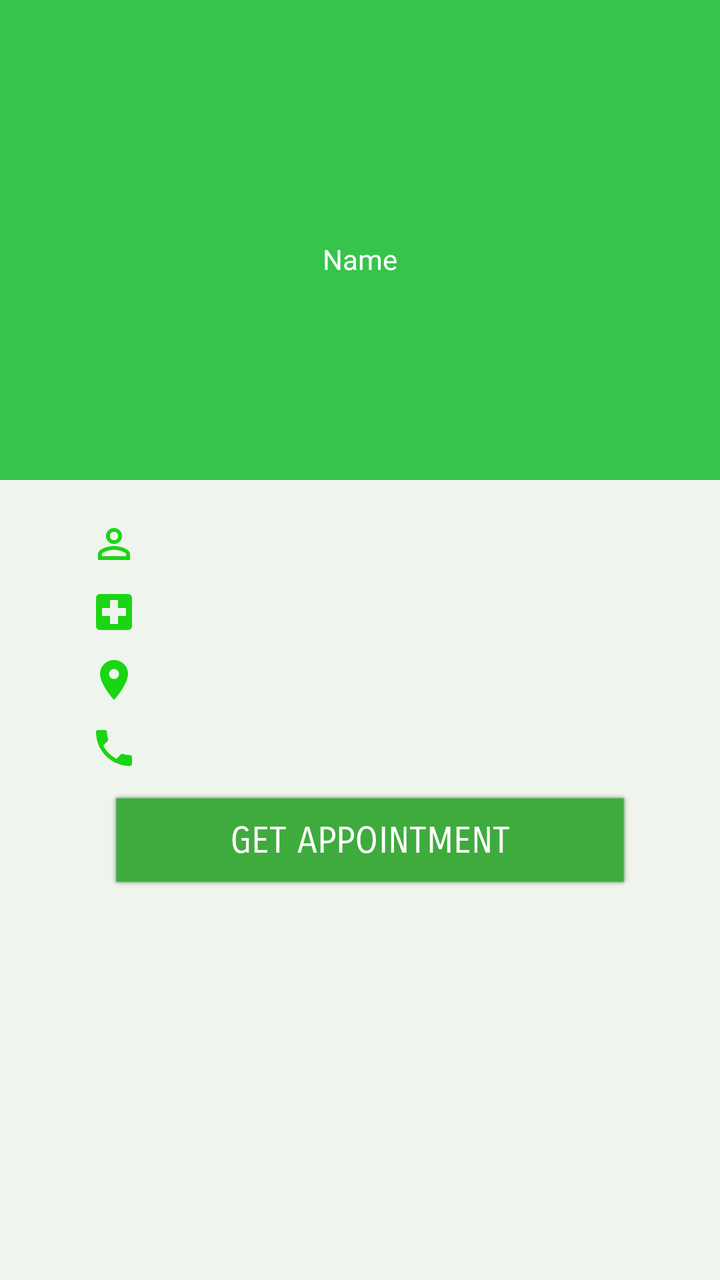
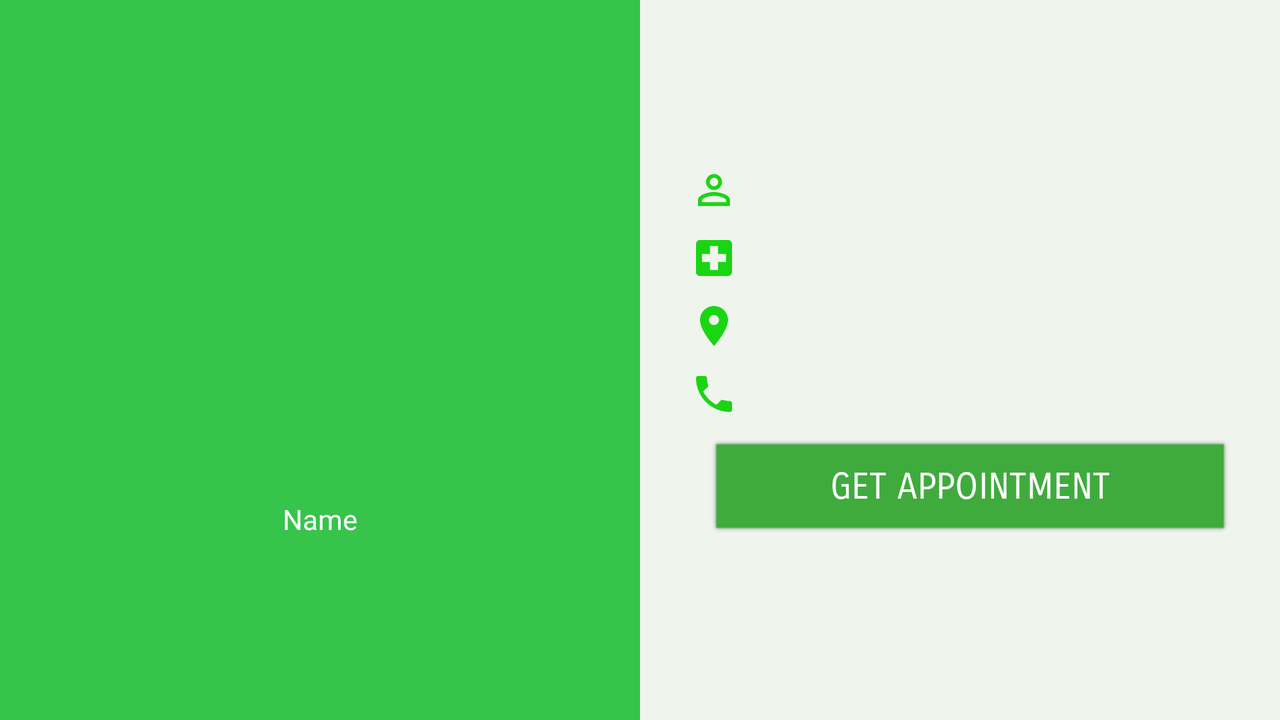

An Android layout and its configuration variant, each rendered on a device that would load it. The default file and the variant file are quoted in full after the pictures.
<!-- AndroidManifest.xml: activity theme AppTheme1 -->
<!-- res/layout/activity_hospital_detail.xml -->
<?xml version="1.0" encoding="utf-8"?>
<android.support.design.widget.CoordinatorLayout xmlns:android="http://schemas.android.com/apk/res/android"
    xmlns:app="http://schemas.android.com/apk/res-auto"
    android:id="@+id/hospitalDetail"
    android:layout_width="match_parent"
    android:layout_height="match_parent"
    android:background="@color/loginCream"
    android:fitsSystemWindows="true">

    <RelativeLayout
        android:layout_width="match_parent"
        android:layout_height="match_parent">
        <android.support.design.widget.AppBarLayout
            android:id="@+id/appbar"
            android:layout_width="match_parent"
            android:layout_height="240dp"
            android:fitsSystemWindows="true"
            app:elevation="0dp"
            android:theme="@style/AppTheme.AppBarOverlay">

            <android.support.design.widget.CollapsingToolbarLayout
                android:id="@+id/collapsing_toolbar"
                android:layout_width="match_parent"
                android:layout_height="match_parent"
                android:fitsSystemWindows="true"
                app:contentScrim="?attr/colorPrimary"
                app:expandedTitleMarginEnd="64dp"
                app:expandedTitleMarginStart="48dp"
                app:expandedTitleTextAppearance="@android:color/transparent"
                app:layout_scrollFlags="exitUntilCollapsed">

                <RelativeLayout
                    android:layout_width="match_parent"
                    android:layout_height="match_parent">

                    <ImageView
                        android:id="@+id/doctorPicture"
                        android:layout_width="100dp"
                        android:layout_height="100dp"
                        android:layout_centerHorizontal="true"
                        android:background="@drawable/userplaceholder"
                        android:scaleType="center" />

                    <TextView
                        android:id="@+id/doctorName"
                        android:layout_width="wrap_content"
                        android:layout_height="30dp"
                        android:text="Name"
                        android:layout_centerHorizontal="true"
                        android:layout_below="@id/doctorPicture"
                        android:layout_marginBottom="20dp"
                        android:layout_marginTop="20dp"
                        android:textColor="@android:color/white"/>

                </RelativeLayout>


            </android.support.design.widget.CollapsingToolbarLayout>

        </android.support.design.widget.AppBarLayout>

        <include
            layout="@layout/hospital_detail_lower"
            android:layout_below="@id/appbar"
            android:layout_height="wrap_content"
            android:layout_centerHorizontal="true"
            android:layout_marginTop="20dp"
            android:layout_width="wrap_content"/>
    </RelativeLayout>

</android.support.design.widget.CoordinatorLayout>
<!-- res/layout/hospital_detail_lower.xml (included above) -->
<?xml version="1.0" encoding="utf-8"?>
<RelativeLayout android:layout_width="match_parent"
    android:layout_height="match_parent"
    xmlns:android="http://schemas.android.com/apk/res/android">

    <LinearLayout
        xmlns:android="http://schemas.android.com/apk/res/android" android:layout_width="wrap_content"
        android:layout_height="wrap_content"
        android:layout_centerHorizontal="true"
        android:layout_centerVertical="true"
        android:background="@color/loginCream"
        android:orientation="vertical">

        <TextView
            android:id="@+id/doctorTitle"
            android:layout_width="270dp"
            android:layout_height="0dp"
            android:drawableStart="@drawable/ic_perm_identity_black_24dp"
            android:drawableLeft="@drawable/ic_perm_identity_black_24dp"
            android:layout_weight="1"
            android:layout_marginBottom="10dp"/>
        <TextView
            android:id="@+id/hospitalName"
            android:layout_width="270dp"
            android:layout_height="0dp"
            android:drawableStart="@drawable/ic_local_hospital_black_24dp"
            android:drawableLeft="@drawable/ic_local_hospital_black_24dp"
            android:layout_weight="1"
            android:layout_marginBottom="10dp"/>

        <TextView
            android:id="@+id/hospitalAddress"
            android:layout_width="270dp"
            android:layout_height="0dp"
            android:drawableStart="@drawable/ic_location_on_black_24dp"
            android:drawableLeft="@drawable/ic_location_on_black_24dp"
            android:layout_weight="1"
            android:layout_marginBottom="10dp"/>

        <TextView
            android:id="@+id/doctorPhone"
            android:layout_width="270dp"
            android:layout_height="0dp"
            android:paddingRight="10dp"
            android:drawableStart="@drawable/ic_phone_black_24dp"
            android:drawableLeft="@drawable/ic_phone_black_24dp"
            android:layout_weight="1"
            android:layout_marginBottom="10dp"/>

        <LinearLayout
            android:layout_width="270dp"
            android:layout_height="wrap_content"
            android:orientation="vertical"
            android:layout_marginBottom="10dp">

            <Button
                android:id="@+id/getAppointment"
                android:layout_width="match_parent"
                android:layout_height="wrap_content"
                android:elevation="3dp"
                android:textSize="18sp"
                android:background="@drawable/shadowlightgreen"
                android:text="Get Appointment"
                android:layout_marginLeft="10dp"
                android:fontFamily="sans-serif-smallcaps"
                android:textColor="@android:color/white"/>

        </LinearLayout>

    </LinearLayout>

</RelativeLayout>
<!-- resources referenced by this layout -->
<resources>
  <color name="loginCream">#eff5ed</color>
  <!-- drawable ic_local_hospital_black_24dp (drawable) -->
  <vector xmlns:android="http://schemas.android.com/apk/res/android"
          android:width="24dp"
          android:height="24dp"
      android:tint="#1AD513"
          android:viewportWidth="24.0"
          android:viewportHeight="24.0">
      <path
          android:fillColor="#FF000000"
          android:pathData="M19,3L5,3c-1.1,0 -1.99,0.9 -1.99,2L3,19c0,1.1 0.9,2 2,2h14c1.1,0 2,-0.9 2,-2L21,5c0,-1.1 -0.9,-2 -2,-2zM18,14h-4v4h-4v-4L6,14v-4h4L10,6h4v4h4v4z"/>
  </vector>
  <!-- drawable ic_location_on_black_24dp (drawable) -->
  <vector android:autoMirrored="true" android:height="24dp"
      android:tint="#1AD513" android:viewportHeight="24.0"
      android:viewportWidth="24.0" android:width="24dp" xmlns:android="http://schemas.android.com/apk/res/android">
      <path android:fillColor="#FF000000" android:pathData="M12,2C8.13,2 5,5.13 5,9c0,5.25 7,13 7,13s7,-7.75 7,-13c0,-3.87 -3.13,-7 -7,-7zM12,11.5c-1.38,0 -2.5,-1.12 -2.5,-2.5s1.12,-2.5 2.5,-2.5 2.5,1.12 2.5,2.5 -1.12,2.5 -2.5,2.5z"/>
  </vector>
  <!-- drawable ic_perm_identity_black_24dp (drawable) -->
  <vector android:autoMirrored="true" android:height="24dp"
      android:tint="#1AD513" android:viewportHeight="24.0"
      android:viewportWidth="24.0" android:width="24dp" xmlns:android="http://schemas.android.com/apk/res/android">
      <path android:fillColor="#FF000000" android:pathData="M12,5.9c1.16,0 2.1,0.94 2.1,2.1s-0.94,2.1 -2.1,2.1S9.9,9.16 9.9,8s0.94,-2.1 2.1,-2.1m0,9c2.97,0 6.1,1.46 6.1,2.1v1.1L5.9,18.1L5.9,17c0,-0.64 3.13,-2.1 6.1,-2.1M12,4C9.79,4 8,5.79 8,8s1.79,4 4,4 4,-1.79 4,-4 -1.79,-4 -4,-4zM12,13c-2.67,0 -8,1.34 -8,4v3h16v-3c0,-2.66 -5.33,-4 -8,-4z"/>
  </vector>
  <!-- drawable ic_phone_black_24dp (drawable) -->
  <vector android:autoMirrored="true" android:height="24dp"
      android:tint="#1AD513" android:viewportHeight="24.0"
      android:viewportWidth="24.0" android:width="24dp" xmlns:android="http://schemas.android.com/apk/res/android">
      <path android:fillColor="#FF000000" android:pathData="M6.62,10.79c1.44,2.83 3.76,5.14 6.59,6.59l2.2,-2.2c0.27,-0.27 0.67,-0.36 1.02,-0.24 1.12,0.37 2.33,0.57 3.57,0.57 0.55,0 1,0.45 1,1V20c0,0.55 -0.45,1 -1,1 -9.39,0 -17,-7.61 -17,-17 0,-0.55 0.45,-1 1,-1h3.5c0.55,0 1,0.45 1,1 0,1.25 0.2,2.45 0.57,3.57 0.11,0.35 0.03,0.74 -0.25,1.02l-2.2,2.2z"/>
  </vector>
  <!-- drawable shadowlightgreen: png bitmap (drawable, 608 bytes) -->
  <style name="AppTheme.AppBarOverlay" parent="ThemeOverlay.AppCompat.Dark.ActionBar" />
  <style name="AppTheme1" parent="Theme.AppCompat.Light.DarkActionBar">
          
          <item name="colorPrimary">@color/actionBar</item>
          <item name="colorPrimaryDark">@color/actionBar</item>
          <item name="colorAccent">@color/actionBar</item>
      </style>
  <color name="actionBar">#FF36C44B</color>
</resources>
<!-- res/layout-land/activity_hospital_detail.xml (the repository's variant of the layout above) -->
<!-- drawn on the phone turned sideways -->
<?xml version="1.0" encoding="utf-8"?>
<LinearLayout xmlns:tools="http://schemas.android.com/tools"
    android:layout_width="match_parent"
    android:layout_height="match_parent"
    android:background="@color/loginCream"
    android:orientation="horizontal"
    xmlns:android="http://schemas.android.com/apk/res/android">

    <RelativeLayout
        android:layout_width="0dp"
        android:layout_height="match_parent"
        android:layout_weight="1"
        android:background="@color/actionBar">

        <ImageView
            android:id="@+id/doctorPicture"
            android:layout_width="100dp"
            android:layout_height="100dp"
            android:layout_centerHorizontal="true"
            android:layout_centerVertical="true"
            android:background="@drawable/userplaceholder"
            android:scaleType="center" />

        <TextView
            android:id="@+id/doctorName"
            android:layout_width="wrap_content"
            android:layout_height="30dp"
            android:text="Name"
            android:layout_centerHorizontal="true"
            android:layout_below="@id/doctorPicture"
            android:layout_marginBottom="20dp"
            android:layout_marginTop="20dp"
            android:textColor="@android:color/white"/>

    </RelativeLayout>

    <RelativeLayout
        android:layout_width="0dp"
        android:layout_height="match_parent"
        android:background="@color/loginCream"
        android:layout_weight="1">
        <include
            layout="@layout/hospital_detail_lower"
            android:layout_width="wrap_content"
            android:layout_height="wrap_content"
            android:layout_centerHorizontal="true"
            android:layout_centerVertical="true"
            tools:layout_editor_absoluteX="295dp"
            tools:layout_editor_absoluteY="61dp" />
    </RelativeLayout>

</LinearLayout>
<!-- resources referenced by the variant -->
<!-- as the phone turned sideways resolves them -->
<resources>
  <color name="actionBar">#FF36C44B</color>
  <color name="loginCream">#eff5ed</color>
  <!-- drawable ic_local_hospital_black_24dp (drawable) -->
  <vector xmlns:android="http://schemas.android.com/apk/res/android"
          android:width="24dp"
          android:height="24dp"
      android:tint="#1AD513"
          android:viewportWidth="24.0"
          android:viewportHeight="24.0">
      <path
          android:fillColor="#FF000000"
          android:pathData="M19,3L5,3c-1.1,0 -1.99,0.9 -1.99,2L3,19c0,1.1 0.9,2 2,2h14c1.1,0 2,-0.9 2,-2L21,5c0,-1.1 -0.9,-2 -2,-2zM18,14h-4v4h-4v-4L6,14v-4h4L10,6h4v4h4v4z"/>
  </vector>
  <!-- drawable ic_location_on_black_24dp (drawable) -->
  <vector android:autoMirrored="true" android:height="24dp"
      android:tint="#1AD513" android:viewportHeight="24.0"
      android:viewportWidth="24.0" android:width="24dp" xmlns:android="http://schemas.android.com/apk/res/android">
      <path android:fillColor="#FF000000" android:pathData="M12,2C8.13,2 5,5.13 5,9c0,5.25 7,13 7,13s7,-7.75 7,-13c0,-3.87 -3.13,-7 -7,-7zM12,11.5c-1.38,0 -2.5,-1.12 -2.5,-2.5s1.12,-2.5 2.5,-2.5 2.5,1.12 2.5,2.5 -1.12,2.5 -2.5,2.5z"/>
  </vector>
  <!-- drawable ic_perm_identity_black_24dp (drawable) -->
  <vector android:autoMirrored="true" android:height="24dp"
      android:tint="#1AD513" android:viewportHeight="24.0"
      android:viewportWidth="24.0" android:width="24dp" xmlns:android="http://schemas.android.com/apk/res/android">
      <path android:fillColor="#FF000000" android:pathData="M12,5.9c1.16,0 2.1,0.94 2.1,2.1s-0.94,2.1 -2.1,2.1S9.9,9.16 9.9,8s0.94,-2.1 2.1,-2.1m0,9c2.97,0 6.1,1.46 6.1,2.1v1.1L5.9,18.1L5.9,17c0,-0.64 3.13,-2.1 6.1,-2.1M12,4C9.79,4 8,5.79 8,8s1.79,4 4,4 4,-1.79 4,-4 -1.79,-4 -4,-4zM12,13c-2.67,0 -8,1.34 -8,4v3h16v-3c0,-2.66 -5.33,-4 -8,-4z"/>
  </vector>
  <!-- drawable ic_phone_black_24dp (drawable) -->
  <vector android:autoMirrored="true" android:height="24dp"
      android:tint="#1AD513" android:viewportHeight="24.0"
      android:viewportWidth="24.0" android:width="24dp" xmlns:android="http://schemas.android.com/apk/res/android">
      <path android:fillColor="#FF000000" android:pathData="M6.62,10.79c1.44,2.83 3.76,5.14 6.59,6.59l2.2,-2.2c0.27,-0.27 0.67,-0.36 1.02,-0.24 1.12,0.37 2.33,0.57 3.57,0.57 0.55,0 1,0.45 1,1V20c0,0.55 -0.45,1 -1,1 -9.39,0 -17,-7.61 -17,-17 0,-0.55 0.45,-1 1,-1h3.5c0.55,0 1,0.45 1,1 0,1.25 0.2,2.45 0.57,3.57 0.11,0.35 0.03,0.74 -0.25,1.02l-2.2,2.2z"/>
  </vector>
  <!-- drawable shadowlightgreen: png bitmap (drawable, 608 bytes) -->
  <style name="AppTheme1" parent="Theme.AppCompat.Light.DarkActionBar">
          
          <item name="colorPrimary">@color/actionBar</item>
          <item name="colorPrimaryDark">@color/actionBar</item>
          <item name="colorAccent">@color/actionBar</item>
      </style>
</resources>
